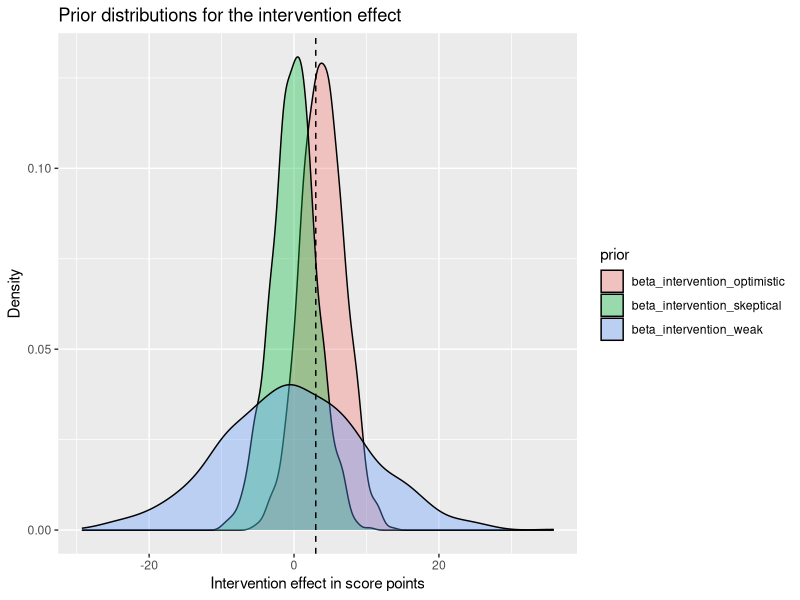

Write R code to recreate this figure.
## ---- chunk 1
library(tidyverse)

education <- read_csv("data/education_intervention.csv")

glimpse(education)
## ---- chunk 2
set.seed(42)

n_sims <- 1000

prior_draws <- tibble(
  draw = 1:n_sims,
  intercept = rnorm(n_sims, 60, 15),
  beta_intervention_weak = rnorm(n_sims, 0, 10),
  beta_intervention_skeptical = rnorm(n_sims, 0, 3),
  beta_intervention_optimistic = rnorm(n_sims, 4, 3),
  beta_baseline = rnorm(n_sims, 0.6, 0.2),
  sigma = abs(rnorm(n_sims, 8, 3))
)

prior_draws |>
  select(draw, starts_with("beta_intervention")) |>
  pivot_longer(-draw, names_to = "prior", values_to = "effect") |>
  ggplot(aes(effect, fill = prior)) +
  geom_density(alpha = 0.35) +
  geom_vline(xintercept = 3, linetype = "dashed") +
  labs(
    title = "Prior distributions for the intervention effect",
    x = "Intervention effect in score points",
    y = "Density"
  )
